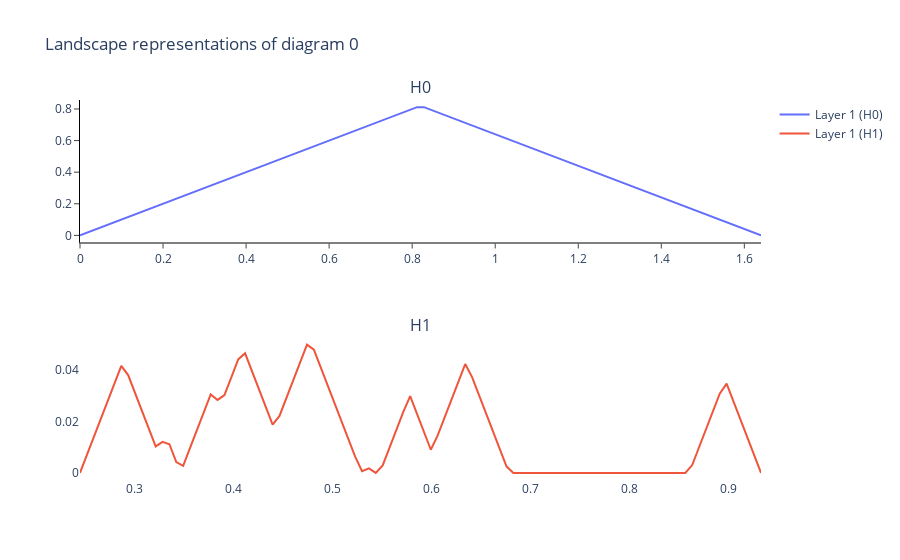

Write notebook code for a chart like this one.
### Markdown cell above
Landscape persistence

### Code cell
pl = PersistenceLandscape()
x_presistence_landscape = pl.fit_transform_plot(xt)
